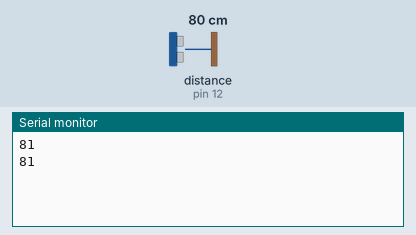
Bench run of a sketch on a simulated Arduino Uno, built with avr-gcc and run on an emulated ATmega328P. Shown: the last lines printed to the serial monitor. The inputs (shaded band) are chosen by the test bench; at power-on: distance to the obstacle (sensor on pin 12) 80 cm. The echo pulse lasts 58.3 µs per cm.

Above: at 1.8 s.
1.9 s: distance to the obstacle (sensor on pin 12) set to 2 cm
At 2.8 s:
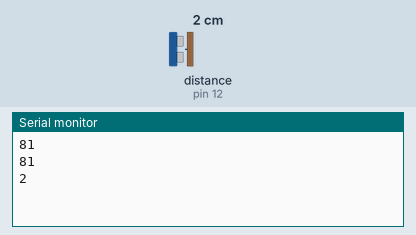
3.4 s: distance to the obstacle (sensor on pin 12) set to 4 cm
At 4.8 s:
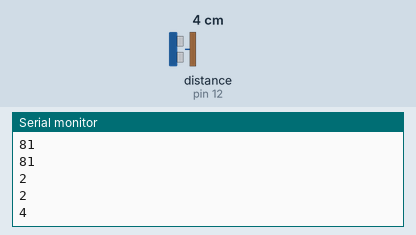
Timing chart, 0 to 6.4 s (numbered marks = the images above; inputs shaded):
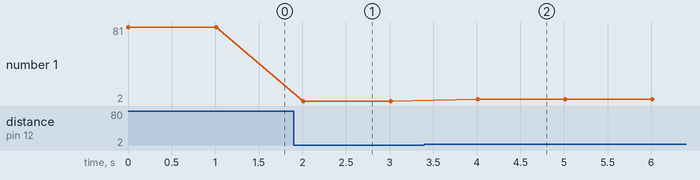

Measured:
- after the input at 1.9 s, the serial monitor: prints a new line after 0.11 s (image 1)
- after the input at 3.4 s, the serial monitor: prints a new line after 0.61 s (image 2)
- plotted number 1: 81 → 2 after the input at 1.9 s, 2 → 4 after the input at 3.4 s

The sketch:

ultrasonic.ino
```cpp
#include <NewPing.h>

const int trig_pin = 14;
const int echo_pin = 12;
NewPing sonar(trig_pin, echo_pin, 200);  // sensor function

void setup() {
  Serial.begin(115200);
}

void loop() {
  Serial.println(sonar.ping_cm());
  delay(1000);
}
```
